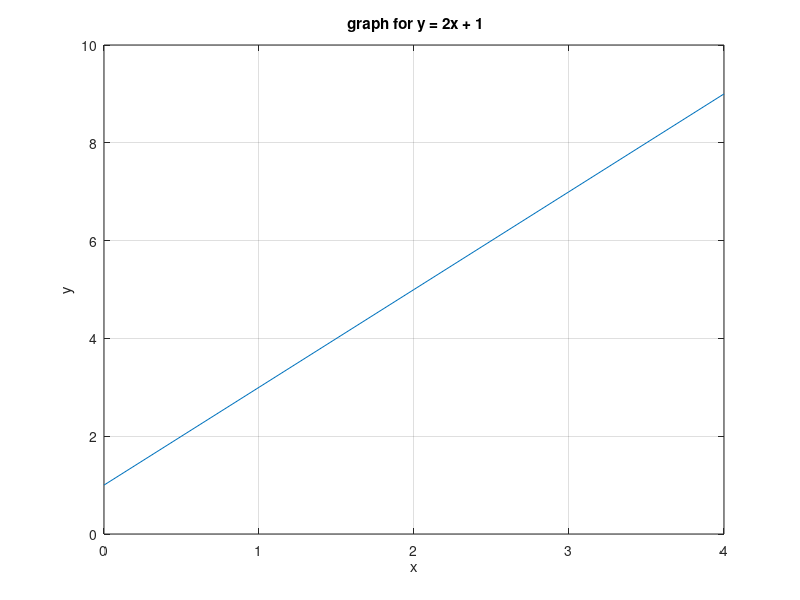

Here is the MATLAB script that generated this plot:

% plot a straight line graph
% for eg. y = 2x + 1

x = 0:4;
y = 2*x + 1;

plot(x, y)
grid on
xlabel('x')
ylabel('y')
title(' graph for y = 2x + 1')
